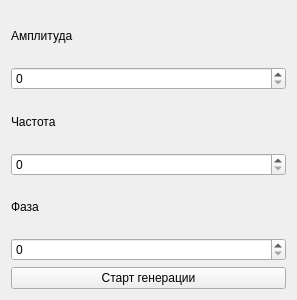
<?xml version="1.0" encoding="UTF-8"?>
<ui version="4.0">
 <class>Widget</class>
 <widget class="QWidget" name="Widget">
  <property name="geometry">
   <rect>
    <x>0</x>
    <y>0</y>
    <width>297</width>
    <height>300</height>
   </rect>
  </property>
  <property name="windowTitle">
   <string>Widget</string>
  </property>
  <layout class="QVBoxLayout" name="verticalLayout">
   <item>
    <widget class="QLabel" name="label">
     <property name="sizePolicy">
      <sizepolicy hsizetype="Minimum" vsizetype="Preferred">
       <horstretch>0</horstretch>
       <verstretch>0</verstretch>
      </sizepolicy>
     </property>
     <property name="text">
      <string>Амплитуда</string>
     </property>
    </widget>
   </item>
   <item>
    <widget class="QSpinBox" name="spinBox">
     <property name="sizePolicy">
      <sizepolicy hsizetype="Minimum" vsizetype="Fixed">
       <horstretch>0</horstretch>
       <verstretch>0</verstretch>
      </sizepolicy>
     </property>
    </widget>
   </item>
   <item>
    <widget class="QLabel" name="label_2">
     <property name="sizePolicy">
      <sizepolicy hsizetype="Minimum" vsizetype="Preferred">
       <horstretch>0</horstretch>
       <verstretch>0</verstretch>
      </sizepolicy>
     </property>
     <property name="text">
      <string>Частота</string>
     </property>
    </widget>
   </item>
   <item>
    <widget class="QSpinBox" name="spinBox_2"/>
   </item>
   <item>
    <widget class="QLabel" name="label_3">
     <property name="text">
      <string>Фаза</string>
     </property>
    </widget>
   </item>
   <item>
    <widget class="QSpinBox" name="spinBox_3"/>
   </item>
   <item>
    <widget class="QPushButton" name="pushButton">
     <property name="text">
      <string>Старт генерации</string>
     </property>
    </widget>
   </item>
  </layout>
 </widget>
 <resources/>
 <connections/>
</ui>
